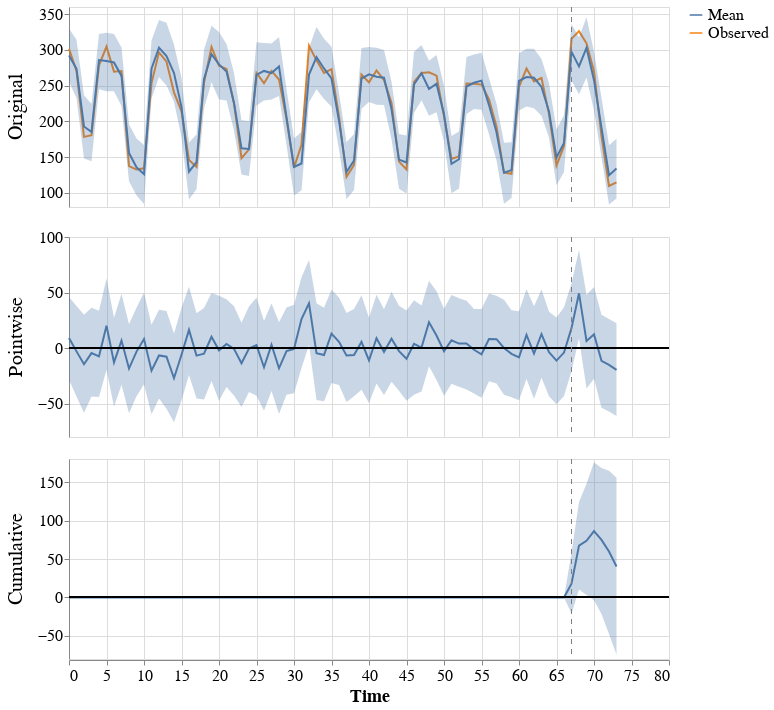

The notebook cell saved with this chart:
### Markdown cell above
## Run The Analysis

### Code cell
pre_period = [int(max(0,event_index-days_before_event)), int(event_index)]
post_period = [int(event_index+1), int(event_index+days_after_event)]

impact = causalimpact.fit_causalimpact(
    data=df[df.columns[1:num_series+2]],
    pre_period=pre_period,
    post_period=post_period)
print(causalimpact.summary(impact, output_format='summary'))
causalimpact.plot(impact)
print(causalimpact.summary(impact, output_format='report'))

### Figure 1 — Vega-Lite specification as saved in the notebook (floating-point values rounded to 4 significant figures; data arrays with more than 128 entries replaced by an {"elided": "..."} marker saying what was removed)
{"config": {"view": {"continuousWidth": 400, "continuousHeight": 300}, "axis": {"labelFontSize": 16, "titleFontSize": 18}, "background": "white", "header": {"labelFontSize": 20}}, "data": {"name": "data-3ff52aa47e7d2b7e2a7d9c4a3a1743c0"}, "facet": {"row": {"field": "scale_pretty", "sort": ["Original", "Pointwise", "Cumulative"], "title": "", "type": "nominal"}}, "spec": {"layer": [{"mark": "line", "encoding": {"color": {"field": "stat_pretty", "legend": {"labelFontSize": 16, "symbolSize": 160, "title": ""}, "type": "nominal"}, "x": {"field": "time", "title": "Time", "type": "quantitative"}, "y": {"field": "value", "scale": {"zero": false}, "title": "", "type": "quantitative"}}, "height": 200, "width": 600}, {"mark": {"type": "area", "opacity": 0.3}, "encoding": {"x": {"field": "time", "title": "Time", "type": "quantitative"}, "y": {"field": "upper", "type": "quantitative"}, "y2": {"field": "lower"}}, "height": 200, "width": 600}, {"mark": "rule", "encoding": {"y": {"field": "zero", "type": "quantitative"}}}, {"mark": {"type": "rule", "strokeDash": [5, 5]}, "encoding": {"color": {"value": "grey"}, "x": {"field": "post_period_start", "type": "quantitative"}}}]}, "resolve": {"scale": {"y": "independent"}}, "$schema": "https://vega.github.io/schema/vega-lite/v4.17.0.json", "datasets": {"data-3ff52aa47e7d2b7e2a7d9c4a3a1743c0": {"elided": "296 records"}}}
